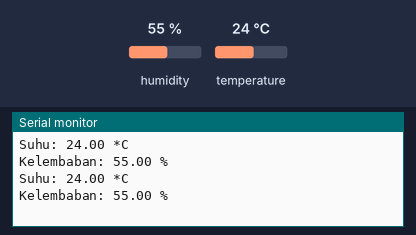
A sketch run on a simulated ESP8266 (NodeMCU). On the bench: the last lines printed to the serial monitor. The test bench sets the inputs (shaded band); at power-on: humidity 55 %, temperature 24 °C.

Above: at 5.8 s.
5.9 s: humidity set to 22 %
At 11.5 s:
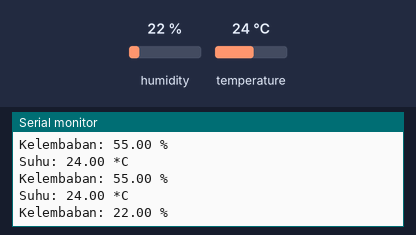
11.9 s: temperature set to 12 °C
At 16.2 s:
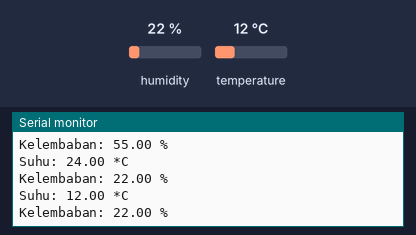
17.9 s: humidity set to 40 %
At 20.9 s:
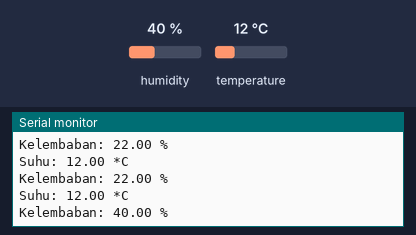
Timing chart, 0 to 22.4 s (numbered marks = the images above; inputs shaded):
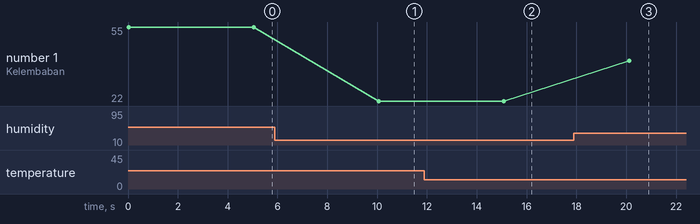

Measured:
- after the input at 5.9 s, the serial monitor: prints a new line after 4.2 s (image 1)
- after the input at 11.9 s, the serial monitor: prints a new line after 3.2 s (image 2)
- after the input at 17.9 s, the serial monitor: prints a new line after 2.2 s (image 3)
- plotted number 1: 55 → 22 after the input at 5.9 s, 22 → 40 after the input at 17.9 s

The sketch:

sensorsuhu.ino
```cpp
#include <ESP8266WiFi.h>
#include <Wire.h>
#include "DHT.h"

#define DHTPIN D2
#define DHTTYPE DHT11
DHT dht11(DHTPIN, DHTTYPE);

void setup() {
  // put your setup code here, to run once:
    Serial.begin(9600);
      // memulai program dht11
  dht11.begin();
}
void loop() {
  // put your main code here, to run repeatedly:
  // Sensor DHT11 membaca suhu
  float t = dht11.readTemperature();
  float h = dht11.readHumidity();

   // Menampilkan suhu kepada serial monitor
  Serial.print("Suhu: ");
  Serial.print(t);
  Serial.println(" *C");
  Serial.print("Kelembaban: ");
  Serial.print(h);
  Serial.println(" %");
  Serial.println();

//delay 5 detik
    delay(5000);
}
```
